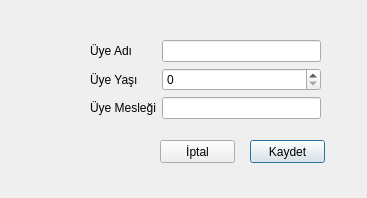
<?xml version="1.0" encoding="UTF-8"?>
<ui version="4.0">
 <class>Dialog</class>
 <widget class="QDialog" name="Dialog">
  <property name="geometry">
   <rect>
    <x>0</x>
    <y>0</y>
    <width>367</width>
    <height>198</height>
   </rect>
  </property>
  <property name="windowTitle">
   <string>Dialog</string>
  </property>
  <widget class="QWidget" name="formLayoutWidget">
   <property name="geometry">
    <rect>
     <x>40</x>
     <y>40</y>
     <width>281</width>
     <height>91</height>
    </rect>
   </property>
   <layout class="QFormLayout" name="formLayout">
    <property name="leftMargin">
     <number>50</number>
    </property>
    <item row="0" column="0">
     <widget class="QLabel" name="label">
      <property name="text">
       <string>Üye Adı</string>
      </property>
     </widget>
    </item>
    <item row="0" column="1">
     <widget class="QLineEdit" name="uyeAdiLineEdit"/>
    </item>
    <item row="1" column="0">
     <widget class="QLabel" name="label_2">
      <property name="text">
       <string>Üye Yaşı</string>
      </property>
     </widget>
    </item>
    <item row="1" column="1">
     <widget class="QSpinBox" name="uyeYasiSpinBox">
      <property name="maximum">
       <number>120</number>
      </property>
     </widget>
    </item>
    <item row="2" column="1">
     <widget class="QLineEdit" name="uyeMeslegiLineEdit"/>
    </item>
    <item row="2" column="0">
     <widget class="QLabel" name="label_3">
      <property name="text">
       <string>Üye Mesleği</string>
      </property>
     </widget>
    </item>
   </layout>
  </widget>
  <widget class="QPushButton" name="kaydetButton">
   <property name="geometry">
    <rect>
     <x>250</x>
     <y>140</y>
     <width>75</width>
     <height>23</height>
    </rect>
   </property>
   <property name="text">
    <string>Kaydet</string>
   </property>
  </widget>
  <widget class="QPushButton" name="iptalButton">
   <property name="geometry">
    <rect>
     <x>160</x>
     <y>140</y>
     <width>75</width>
     <height>23</height>
    </rect>
   </property>
   <property name="text">
    <string>İptal</string>
   </property>
  </widget>
 </widget>
 <resources/>
 <connections/>
</ui>
